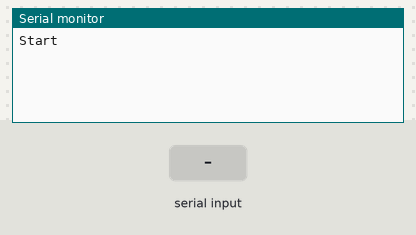
Bench run of a sketch on a simulated Arduino Uno, built with avr-gcc and run on an emulated ATmega328P. Shown: the last lines printed to the serial monitor. The test bench sets the inputs (shaded band).

Above: at 3.2 s.
3.3 s: "1" received over the second serial link
At 4.8 s:
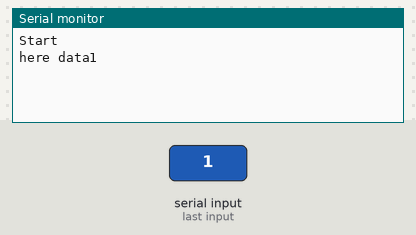
6.4 s: "0" received over the second serial link
At 8.6 s:
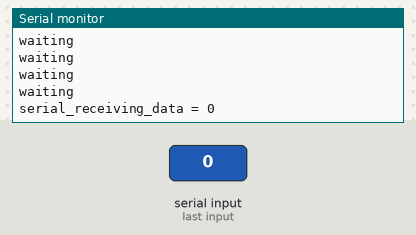
8.9 s: "2" received over the second serial link
At 10.2 s:
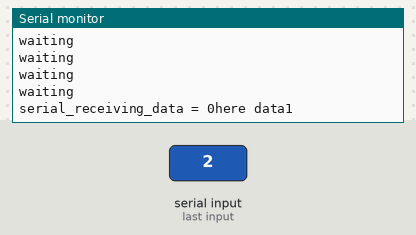

Measured:
- after the input at 3.3 s, the serial monitor: prints a new line after 0.70 s (image 1)
- after the input at 6.4 s, the serial monitor: prints a new line after 1.0 s (image 2)
- after the input at 8.9 s, the serial monitor: prints a new line after 0.50 s (image 3)

The sketch:

serial_to_serial_tes.ino
```cpp
#include <SoftwareSerial.h>

String tag;
byte get_tag[60];
char buff[60];
String rfid_tag = "";
String last_rfid_tag = "";
String serial_receiving_data = "";

SoftwareSerial rfid(6, 7);
SoftwareSerial usb(9, 10);
unsigned long prev_millis = 0;
unsigned char received_flag = 0;

void setup()
{
  Serial.begin(9600);
  rfid.begin(9600);
  Serial.println("Start");
  delay(2000);
  prev_millis = millis();
}

void loop()
{
    rfid.begin(9600);
    if (rfid.available() > 0)
    {
      Serial.println("here data1");
      rfid_tag =  rfid.readString();
      Serial.print( "rfid_tag = " + String(rfid_tag));
    }
    if(received_flag == 1)
    {
       rfid.print(serial_receiving_data);
       received_flag = 0;
    }
    if (last_rfid_tag != rfid_tag)
    {
      last_rfid_tag = rfid_tag;
      usb.begin(9600);
      Serial.println("rfid_tag match");
      usb.print(rfid_tag);
      while (usb.available() <= 0)
      {
         Serial.println("waiting");
      };
      if(usb.available() > 0)
      {
         serial_receiving_data = usb.readString();
         Serial.print( "serial_receiving_data = " + String(serial_receiving_data));
         received_flag = 1;
      }
      usb.end();
    }
   delay(1000);
}
```
